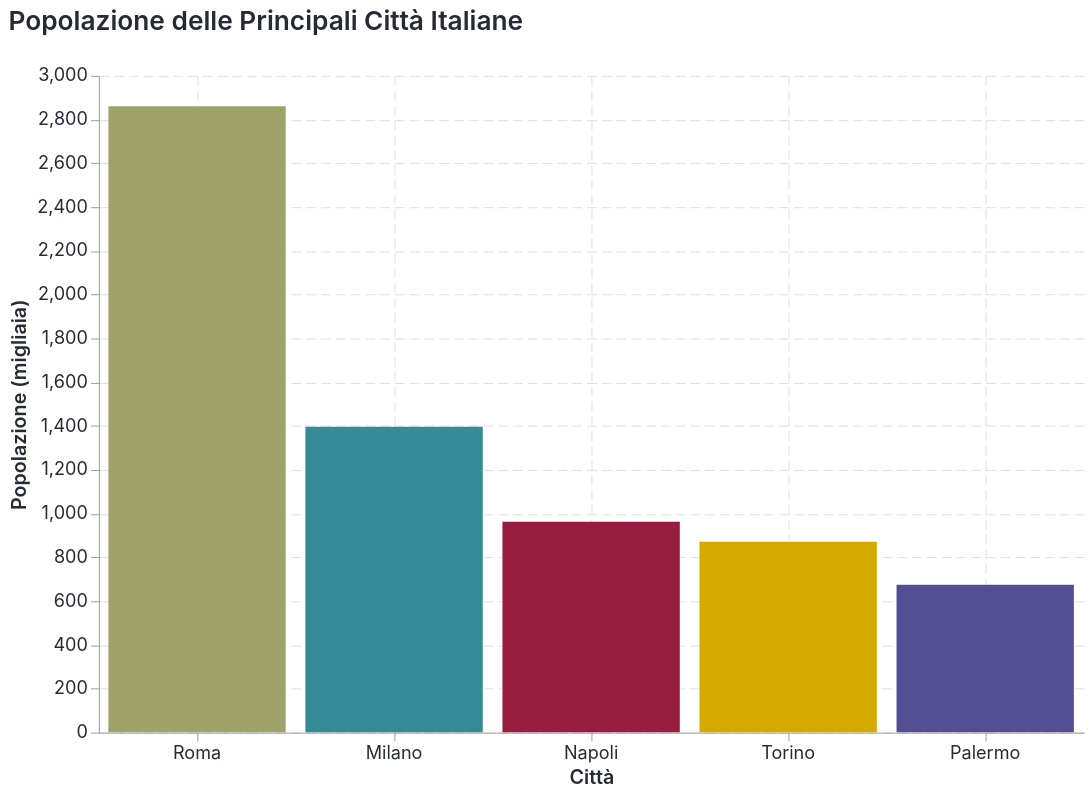

Notebook source saved alongside this figure:
### Markdown cell above
## 5. Bar Chart Altair

### Code cell
# Dati per bar chart
cities = pd.DataFrame({
    'Città': ['Milano', 'Roma', 'Napoli', 'Torino', 'Palermo'],
    'Popolazione': [1396, 2860, 962, 871, 674]
})

bar_chart = alt.Chart(cities).mark_bar().encode(
    x=alt.X('Città:N', sort='-y', title='Città'),
    y=alt.Y('Popolazione:Q', title='Popolazione (migliaia)'),
    color=alt.Color('Città:N', legend=None),
    tooltip=['Città', 'Popolazione']
).properties(
    title='Popolazione delle Principali Città Italiane',
    width=600,
    height=400
)

bar_chart

### Figure 1 — Vega-Lite specification as saved in the notebook (floating-point values rounded to 4 significant figures)
{"config": {"background": "#ffffff", "font": "Inter, IBM Plex Sans, DejaVu Sans, Arial, sans-serif", "mark": {"color": "#348b96"}, "title": {"color": "#262a33", "anchor": "start", "dy": -15, "fontSize": 16, "font": "Inter, IBM Plex Sans, DejaVu Sans, Arial, sans-serif", "fontWeight": 600}, "axis": {"labelColor": "#262a33", "labelFontSize": 11, "labelFont": "Inter, IBM Plex Sans, DejaVu Sans, Arial, sans-serif", "labelFontWeight": 400, "titleColor": "#262a33", "titleFontSize": 12, "titleFont": "Inter, IBM Plex Sans, DejaVu Sans, Arial, sans-serif", "titleFontWeight": 600, "grid": true, "gridColor": "#b7adc1", "labelAngle": 0, "domainWidth": 0.5, "labelPadding": 2, "tickSize": 5, "tickWidth": 0.5}, "axisX": {"gridDash": [6, 3], "gridWidth": 0.25, "gridColor": "#b7adc1"}, "axisY": {"gridDash": [6, 3], "gridWidth": 0.25, "gridColor": "#b7adc1"}, "legend": {"labelFontSize": 11, "padding": 1, "symbolType": "square", "labelFont": "Inter, IBM Plex Sans, DejaVu Sans, Arial, sans-serif", "titleFont": "Inter, IBM Plex Sans, DejaVu Sans, Arial, sans-serif"}, "style": {"guide-label": {"font": "Inter, IBM Plex Sans, DejaVu Sans, Arial, sans-serif", "fill": "#262a33"}, "guide-title": {"font": "Inter, IBM Plex Sans, DejaVu Sans, Arial, sans-serif", "fill": "#262a33"}}, "range": {"category": ["#348b96", "#981b40", "#534e93", "#a0a369", "#d5aa00", "#7b7284", "#d67335", "#c2b5ab", "#676377", "#ddd0c5"]}, "point": {"filled": true}, "line": {"strokeWidth": 2.0}, "view": {"stroke": "transparent"}}, "data": {"name": "data-d52ee3e087e8cac5d26e4e12e4428192"}, "mark": {"type": "bar"}, "encoding": {"color": {"field": "Città", "legend": null, "type": "nominal"}, "tooltip": [{"field": "Città", "type": "nominal"}, {"field": "Popolazione", "type": "quantitative"}], "x": {"field": "Città", "sort": "-y", "title": "Città", "type": "nominal"}, "y": {"field": "Popolazione", "title": "Popolazione (migliaia)", "type": "quantitative"}}, "height": 400, "title": "Popolazione delle Principali Città Italiane", "width": 600, "$schema": "https://vega.github.io/schema/vega-lite/v5.20.1.json", "datasets": {"data-d52ee3e087e8cac5d26e4e12e4428192": [{"Città": "Milano", "Popolazione": 1396}, {"Città": "Roma", "Popolazione": 2860}, {"Città": "Napoli", "Popolazione": 962}, {"Città": "Torino", "Popolazione": 871}, {"Città": "Palermo", "Popolazione": 674}]}}
